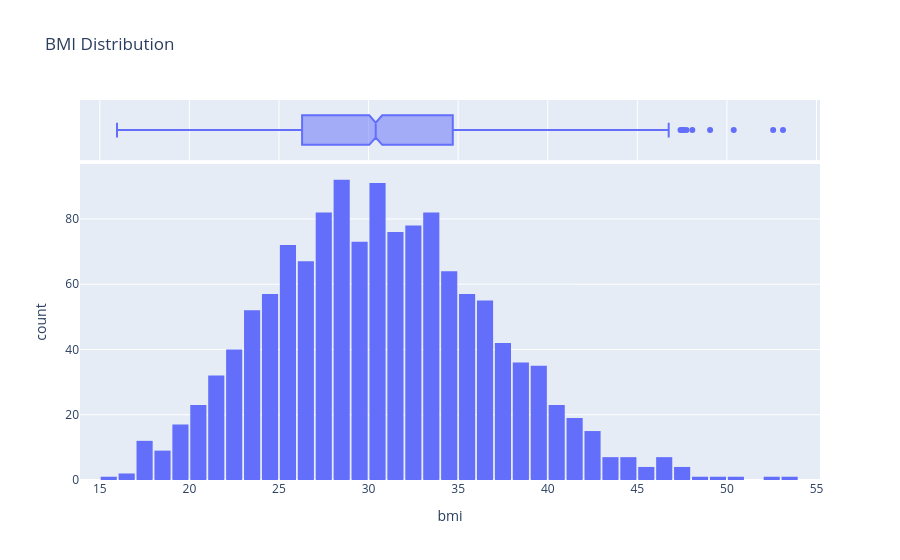

The code cell stored with this chart in its notebook:
### Code cell
fig2 = px.histogram(medical_df, x='bmi', title='BMI Distribution', marginal='box')
fig2.update_layout(bargap=0.1)
fig2.show()

### Figure 1 — Plotly figure (JSON) as saved in the notebook; plotly's stock layout.template omitted (floating-point values rounded to 4 significant figures; data arrays with more than 128 entries replaced by an {"elided": "..."} marker saying what was removed)
{"data": [{"bingroup": "x", "hovertemplate": "bmi=%{x}<br>count=%{y}<extra></extra>", "legendgroup": "", "marker": {"color": "#636efa", "pattern": {"shape": ""}}, "name": "", "orientation": "v", "showlegend": false, "type": "histogram", "x": {"elided": "1338 float values"}, "xaxis": "x", "yaxis": "y"}, {"hovertemplate": "bmi=%{x}<extra></extra>", "legendgroup": "", "marker": {"color": "#636efa"}, "name": "", "notched": true, "showlegend": false, "type": "box", "x": {"elided": "1338 float values"}, "xaxis": "x2", "yaxis": "y2"}], "layout": {"bargap": 0.1, "barmode": "relative", "legend": {"tracegroupgap": 0}, "title": {"text": "BMI Distribution"}, "xaxis": {"anchor": "y", "domain": [0, 1], "title": {"text": "bmi"}}, "xaxis2": {"anchor": "y2", "domain": [0, 1], "matches": "x", "showgrid": true, "showticklabels": false}, "yaxis": {"anchor": "x", "domain": [0, 0.8316], "title": {"text": "count"}}, "yaxis2": {"anchor": "x2", "domain": [0.8416, 1], "matches": "y2", "showgrid": false, "showline": false, "showticklabels": false, "ticks": ""}}}
